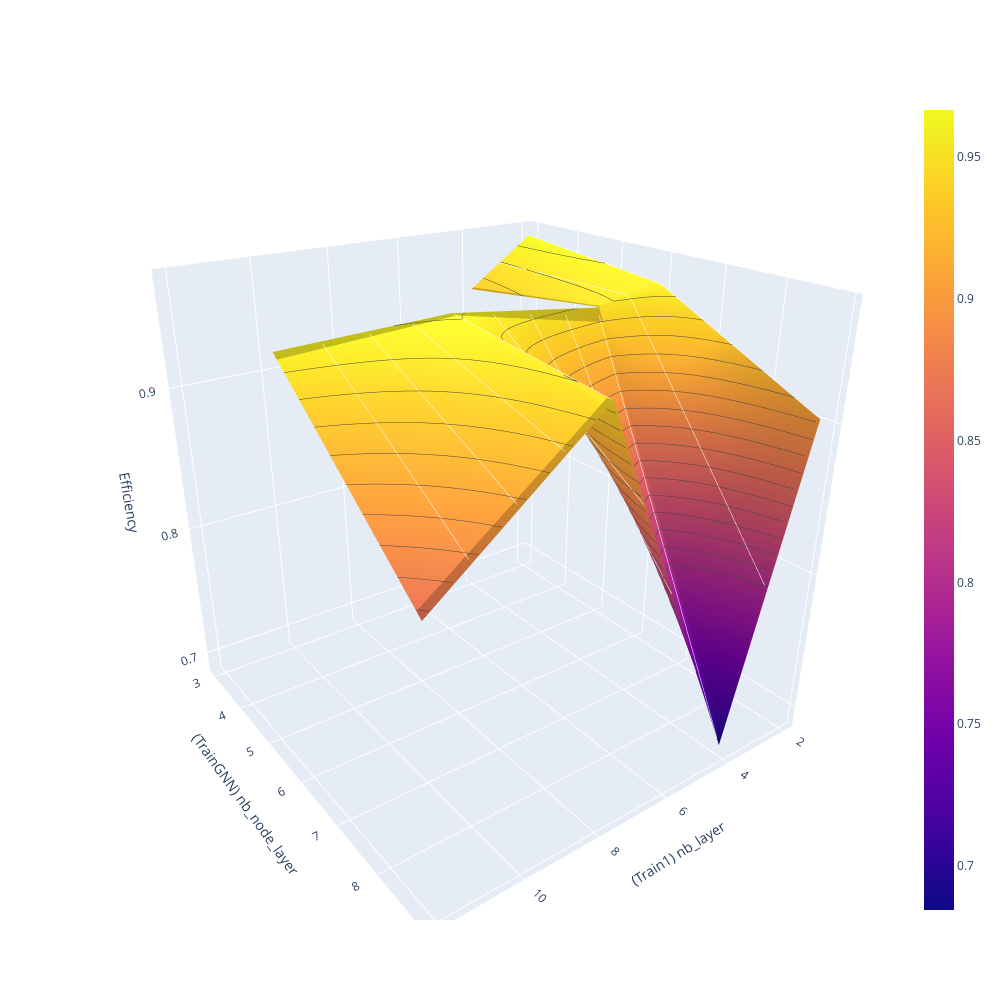

The code cell stored with this chart in its notebook:
### Code cell
import plotly.graph_objects as go

fig = go.Figure(go.Surface(
    contours = {
        "x": {"show": True, "start": 0, "end": 15, "size": 1, "color":"white"},
        "z": {"show": True, "start": 0.8, "end": 1.0, "size": 0.01}
    },
    x = X_unique,
    y = Y_unique,
    z = Z))
fig.update_layout(
        scene = {
            "xaxis": {"title":"(Train1) nb_layer"},
            "yaxis": {"title":"(TrainGNN) nb_node_layer"},
            "zaxis": {"title":"Efficiency"}
            #"zaxis": {"nticks": 3},
            #'camera_eye': {"x": 0, "y": -1, "z": 0.5},
            #"aspectratio": {"x": 1, "y": 1, "z": 0.2}
        },
        width=1000,
        height=1000)
fig.show()

### Figure 1 — Plotly figure (JSON) as saved in the notebook; plotly's stock layout.template omitted (floating-point values rounded to 4 significant figures)
{"data": [{"contours": {"x": {"color": "white", "end": 15, "show": true, "size": 1, "start": 0}, "z": {"end": 1, "show": true, "size": 0.01, "start": 0.8}}, "type": "surface", "x": [2, 4, 8, 12], "y": [3, 6, 9, 12], "z": [[0.9666, 0.9322, null, null], [0.9558, 0.948, 0.9612, 0.9579], [0.9005, 0.6845, 0.9471, 0.8637], [null, null, 0.9035, null]]}], "layout": {"height": 1000, "scene": {"aspectmode": "auto", "aspectratio": {"x": 1, "y": 1, "z": 1}, "camera": {"center": {"x": 0, "y": 0, "z": 0}, "eye": {"x": 1.15, "y": 1.577, "z": 0.9378}, "projection": {"type": "perspective"}, "up": {"x": 0, "y": 0, "z": 1}}, "xaxis": {"title": {"text": "(Train1) nb_layer"}, "type": "linear"}, "yaxis": {"title": {"text": "(TrainGNN) nb_node_layer"}, "type": "linear"}, "zaxis": {"title": {"text": "Efficiency"}, "type": "linear"}}, "width": 1000}}
